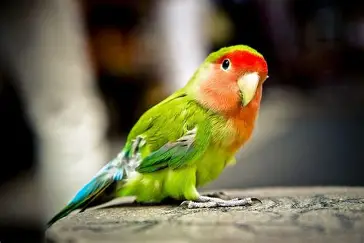
#> input picture frontend/src/Photo/bird.webp, 364 x 243 px
$ python -i image_loader.py   (imports and definitions only)
#> lines starting #> are read from the running program, lines starting #| are printed output that depends on the picture
import base64
import io
import os
import urllib.error
import urllib.request
from urllib.parse import urlparse

from django.conf import settings
from PIL import Image


class ImageLoadError(Exception):
    pass


# [8 lines left out: function _guess_ext, not called in this run]


def _bytes_to_data_url(image_bytes: bytes, mime: str = 'image/jpeg') -> str:
    encoded = base64.b64encode(image_bytes).decode('ascii')
    return f'data:{mime};base64,{encoded}'


# [27 lines left out: function _compress_image_bytes, not called in this run]


def _load_from_base64(image_base64: str) -> tuple[bytes, str, str]:
    raw = image_base64.strip()
    mime = 'image/jpeg'
    if raw.startswith('data:'):
        header, _, payload = raw.partition(',')
        if ';base64' in header:
            mime = header[5:].split(';')[0] or mime
        raw = payload
    try:
        image_bytes = base64.b64decode(raw, validate=False)
    except Exception as exc:
        raise ImageLoadError('Invalid base64 image data') from exc
    if not image_bytes:
        raise ImageLoadError('Empty image data')
    image_bytes, mime = _compress_image_bytes(image_bytes)
    filename = f'upload{_guess_ext(mime)}'
    return image_bytes, mime, filename


# [72 lines left out: functions _media_relative_path, _load_from_url, load_image_for_ai, not called in this run]

>>> import cv2
>>> picture = cv2.imread('../../frontend/src/Photo/bird.webp', cv2.IMREAD_GRAYSCALE)
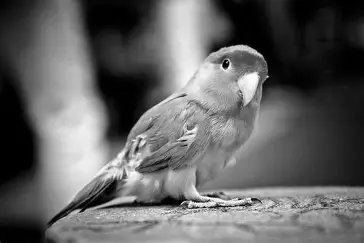
#> picture: shape (243, 364); min 0, max 255, mean 98.3
#> (the run stopped early here; a loop or call above may not have finished)

$ run again, on frontend/src/Photo/cat.webp
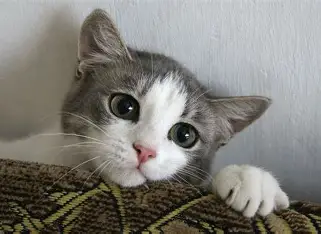
#> input picture frontend/src/Photo/cat.webp, 321 x 234 px
#> `picture = cv2.imread('../../frontend/src/Photo/bird.webp', cv2.IMREAD_..`:
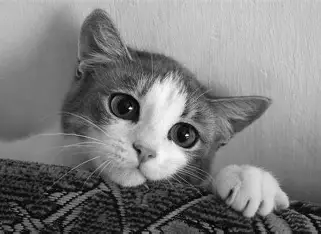
#> picture: shape (234, 321); min 0, max 255, mean 126.2

$ run again, on frontend/src/Photo/dog.webp
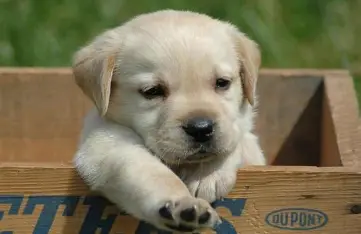
#> input picture frontend/src/Photo/dog.webp, 361 x 234 px
#> `picture = cv2.imread('../../frontend/src/Photo/bird.webp', cv2.IMREAD_..`:
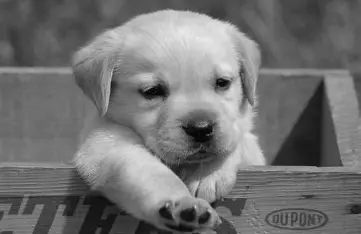
#> picture: shape (234, 361); min 0, max 234, mean 114.3

$ run again, on frontend/src/Photo/fish.webp
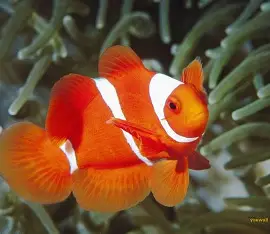
#> input picture frontend/src/Photo/fish.webp, 270 x 234 px
#> `picture = cv2.imread('../../frontend/src/Photo/bird.webp', cv2.IMREAD_..`:
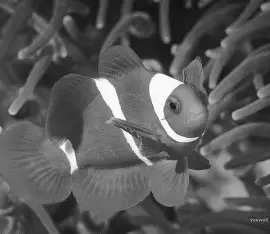
#> picture: shape (234, 270); min 16, max 255, mean 88.4
